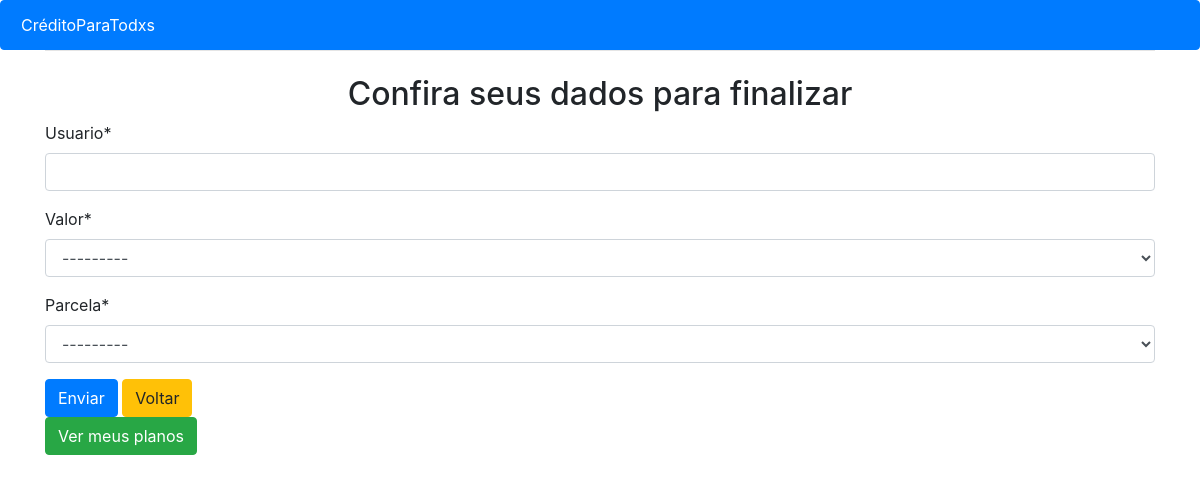
The page /Entradas/ (signed in) on the database as committed earlier.
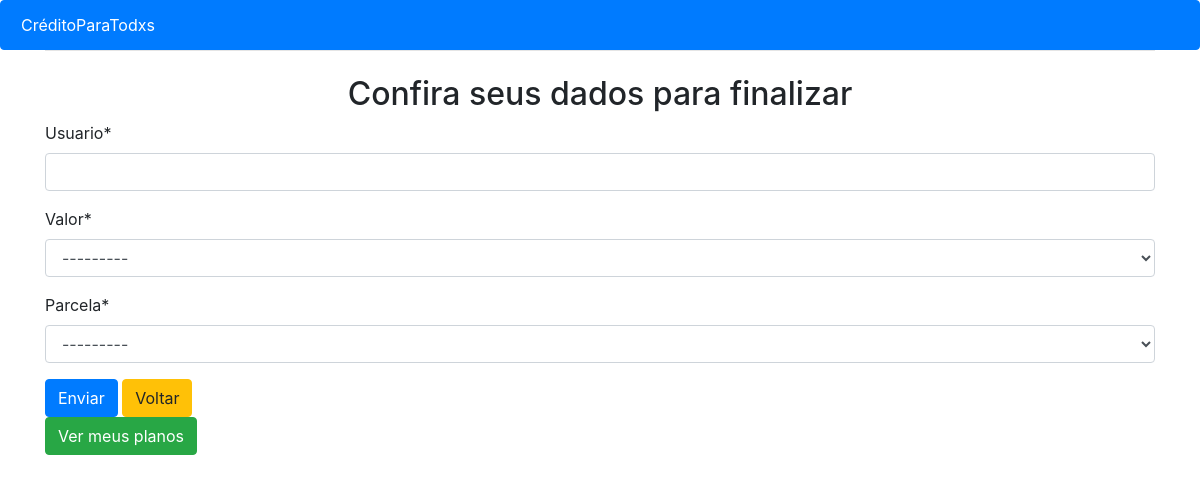
The same page on the database as committed later.
### app1/models.py (models this page shows)
class Valor(models.Model):
    valor = models.CharField(u'Valor',max_length=10)
    def __str__(self):
        return str(self.valor)

### app1/views.py (the view)
# urls.py: path('Entradas/', AddEntrada, name='url_entrada'),
@login_required
def AddEntrada(request):
    if request.user.is_authenticated:
        nome = request.user.first_name
    context={}
    if request.method == 'POST':
        form = EntradaForm(request.POST)
        if form.is_valid():
            form.save()
            return redirect('url_home')
    else:
        form = EntradaForm(initial={"nome":nome})
    context['form']=form
    context['identificacao'] = "Confira seus dados para finalizar"
    return render(request,'app1/form.html',context)

### app1/forms.py
class EntradaForm(forms.ModelForm):
    class Meta:
        model = Entrada
        fields = ('nome', 'valor','parcela',)

### app1/models.py (called while the page is built)
    def __str__(self):
        return str(self.parcelas)

### app1/templates/app1/form.html (shortened to what this page needs)
{% extends 'app1/base.html' %}
{% load crispy_forms_tags %}
{% block conteudo %}
<center><h2>{{identificacao}}</h2></center>
{% if user.is_authenticated  %}
<form method="post">
    {{form|crispy}}
    <input type="submit" value="Enviar" class="btn btn-primary">
    <a href="{% url 'url_boasvindas' %}" class="btn btn-warning">Voltar</a>
</form>
<a href="{% url 'url_home' %}" class="btn btn-success">Ver meus planos</a>
{% else %}
<a href="{% url 'url_boasvindas' %}" class="btn btn-warning">Voltar</a>
{%endif%}
{%endblock%}

### app1/templates/app1/base.html (shortened to what this page needs)
{% load static %}
<!doctype html>
<html lang="en">
<head>
       <link rel="stylesheet" href="https://stackpath.bootstrapcdn.com/bootstrap/4.1.3/css/bootstrap.min.css">
</head>
<body>
<div class="list-group">
  <a href="#" class="list-group-item list-group-item-action active">
    CréditoParaTodxs
  </a>
</div>
     <div class="container">
      <div class="row justify-content-center">
        <div class="col-12">
          <hr class="mt-0 mb-4">
          {% block conteudo %}
          {% endblock %}
        </div>
      </div>
    </div>
</body>
</html>

Rows that differ between the two databases and show on the page:
added Valor: valor "---------"
Other text that changed with them:
form field valor: "---------" → (not shown)
